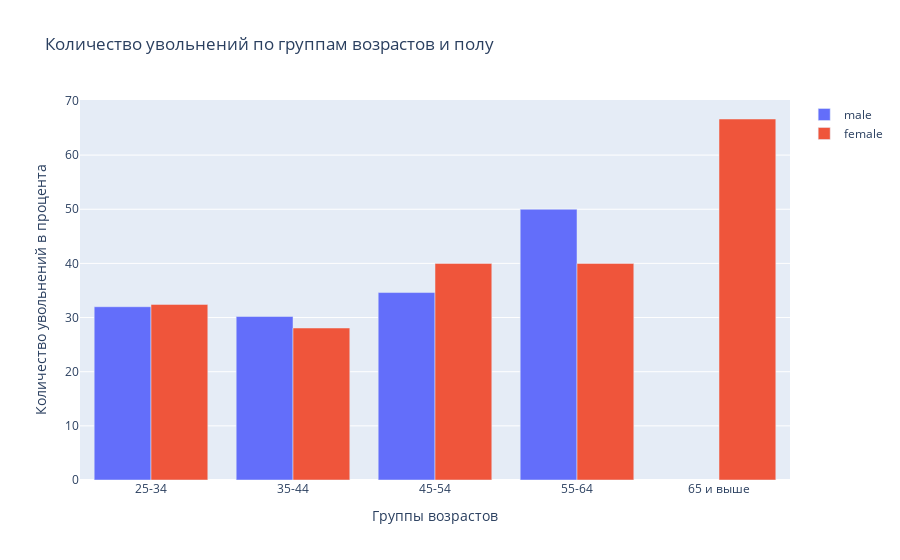

The notebook cell saved with this chart:
### Code cell
trace_male = go.Bar(
    x=data_group_age_male.group_age,
    y=data_group_age_male.percents,
    name="male"
)

trace_female = go.Bar(
    x=data_group_age_female.group_age,
    y=data_group_age_female.percents,
    name="female"
)

data = [trace_male, trace_female]

layout = go.Layout(
    title="Количество увольнений по группам возрастов и полу",
    xaxis=dict(title="Группы возрастов"),
    yaxis=dict(title="Количество увольнений в процента")
)

fig = go.Figure(data=data, layout=layout)
fig.show()

### Figure 1 — Plotly figure (JSON) as saved in the notebook; plotly's stock layout.template omitted (floating-point values rounded to 4 significant figures)
{"data": [{"name": "male", "type": "bar", "x": ["25-34", "35-44", "45-54", "55-64"], "y": [32, 30.19, 34.62, 50]}, {"name": "female", "type": "bar", "x": ["25-34", "35-44", "45-54", "55-64", "65 и выше"], "y": [32.43, 28.07, 40, 40, 66.67]}], "layout": {"title": {"text": "Количество увольнений по группам возрастов и полу"}, "xaxis": {"title": {"text": "Группы возрастов"}}, "yaxis": {"title": {"text": "Количество увольнений в процента"}}}}
